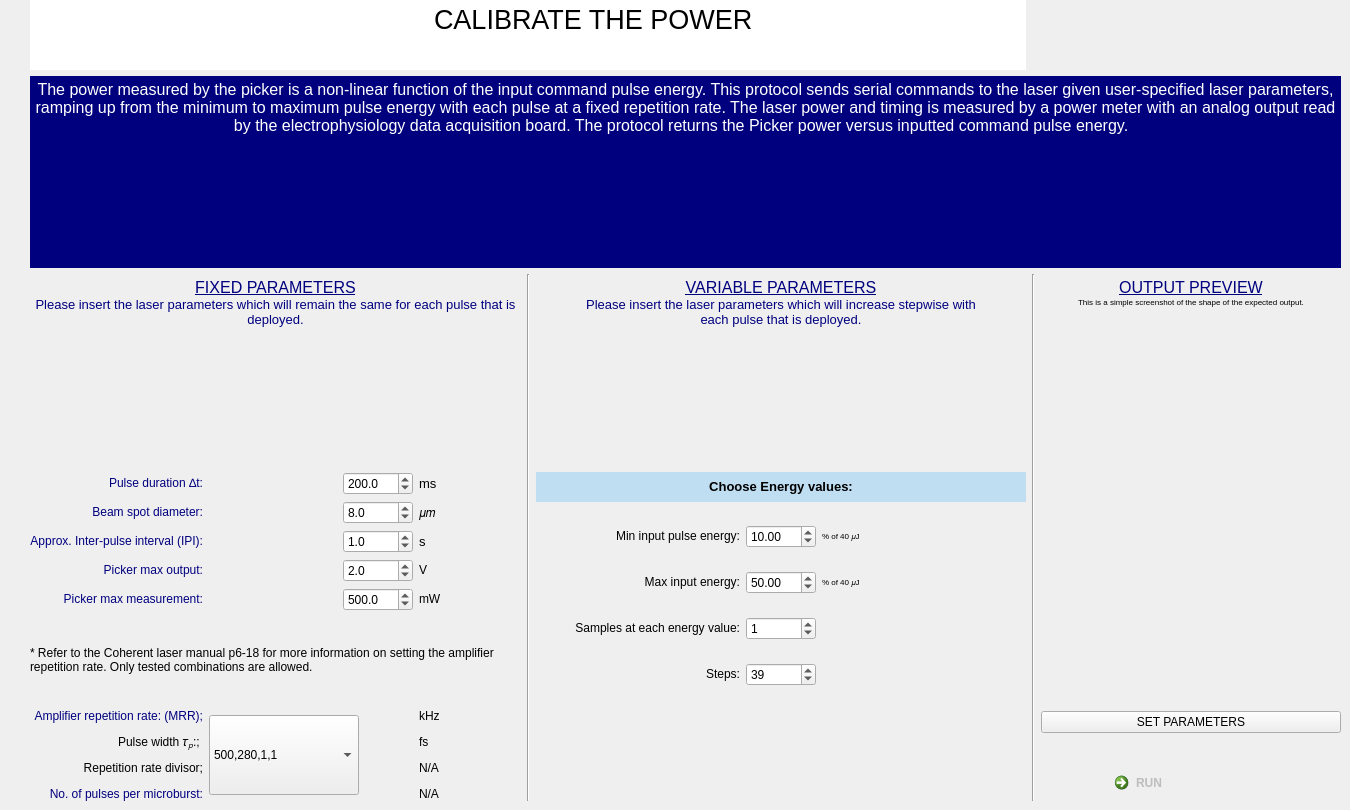
      <widget class="QWidget" name="tab_2">
       <attribute name="icon">
        <iconset resource="../../icons.qrc">
         <normaloff>:/Icons/QTIcons/Lightning.png</normaloff>:/Icons/QTIcons/Lightning.png</iconset>
       </attribute>
       <attribute name="title">
        <string>Power Calibration</string>
       </attribute>
       <widget class="QWidget" name="gridLayoutWidget_14">
        <property name="geometry">
         <rect>
          <x>30</x>
          <y>0</y>
          <width>1311</width>
          <height>801</height>
         </rect>
        </property>
        <layout class="QGridLayout" name="gridLayout_14" rowstretch="0,0,0,0,0,0,0,0,0,0">
         <item row="3" column="4">
          <widget class="QTextBrowser" name="textBrowser_53">
           <property name="sizePolicy">
            <sizepolicy hsizetype="Preferred" vsizetype="Preferred">
             <horstretch>0</horstretch>
             <verstretch>0</verstretch>
            </sizepolicy>
           </property>
           <property name="minimumSize">
            <size>
             <width>300</width>
             <height>0</height>
            </size>
           </property>
           <property name="maximumSize">
            <size>
             <width>250</width>
             <height>16777215</height>
            </size>
           </property>
           <property name="styleSheet">
            <string notr="true">background-color: rgba(255, 255, 255, 0);</string>
           </property>
           <property name="frameShape">
            <enum>QFrame::NoFrame</enum>
           </property>
           <property name="html">
            <string>&lt;!DOCTYPE HTML PUBLIC &quot;-//W3C//DTD HTML 4.0//EN&quot; &quot;http://www.w3.org/TR/REC-html40/strict.dtd&quot;&gt;
&lt;html&gt;&lt;head&gt;&lt;meta name=&quot;qrichtext&quot; content=&quot;1&quot; /&gt;&lt;style type=&quot;text/css&quot;&gt;
p, li { white-space: pre-wrap; }
&lt;/style&gt;&lt;/head&gt;&lt;body style=&quot; font-family:'Eras Medium ITC'; font-size:8pt; font-weight:400; font-style:normal;&quot;&gt;
&lt;p align=&quot;center&quot; style=&quot; margin-top:0px; margin-bottom:0px; margin-left:0px; margin-right:0px; -qt-block-indent:0; text-indent:0px;&quot;&gt;&lt;span style=&quot; font-family:'Eras Bold ITC'; font-size:12pt; text-decoration: underline; color:#00007f;&quot;&gt;OUTPUT PREVIEW&lt;/span&gt;&lt;/p&gt;
&lt;p align=&quot;center&quot; style=&quot; margin-top:0px; margin-bottom:0px; margin-left:0px; margin-right:0px; -qt-block-indent:0; text-indent:0px;&quot;&gt;&lt;span style=&quot; font-size:6pt;&quot;&gt;This is a simple screenshot of the shape of the expected output.&lt;/span&gt;&lt;/p&gt;&lt;/body&gt;&lt;/html&gt;</string>
           </property>
          </widget>
         </item>
         <item row="9" column="4" alignment="Qt::AlignHCenter|Qt::AlignBottom">
          <widget class="QCommandLinkButton" name="RunButton">
           <property name="cursor">
            <cursorShape>PointingHandCursor</cursorShape>
           </property>
           <property name="styleSheet">
            <string notr="true">font: 14pt &quot;Eras Bold ITC&quot;;
background-color: rgb(0, 153, 255,50);
color: rgb(189, 189, 189)</string>
           </property>
           <property name="text">
            <string>RUN</string>
           </property>
           <property name="icon">
            <iconset resource="../../icons.qrc">
             <normaloff>:/Icons/QTIcons/RunArrowGrey.png</normaloff>:/Icons/QTIcons/RunArrowGrey.png</iconset>
           </property>
           <property name="iconSize">
            <size>
             <width>40</width>
             <height>40</height>
            </size>
           </property>
           <property name="checkable">
            <bool>false</bool>
           </property>
          </widget>
         </item>
         <item row="0" column="4" alignment="Qt::AlignRight">
          <widget class="QLabel" name="label_172">
           <property name="maximumSize">
            <size>
             <width>180</width>
             <height>50</height>
            </size>
           </property>
           <property name="text">
            <string/>
           </property>
           <property name="pixmap">
            <pixmap resource="../../icons.qrc">:/Icons/QTIcons/Py2Pulse Logo.PNG</pixmap>
           </property>
           <property name="scaledContents">
            <bool>true</bool>
           </property>
          </widget>
         </item>
         <item row="3" column="0">
          <widget class="QTextBrowser" name="textBrowser_50">
           <property name="sizePolicy">
            <sizepolicy hsizetype="Preferred" vsizetype="Preferred">
             <horstretch>0</horstretch>
             <verstretch>0</verstretch>
            </sizepolicy>
           </property>
           <property name="minimumSize">
            <size>
             <width>450</width>
             <height>0</height>
            </size>
           </property>
           <property name="maximumSize">
            <size>
             <width>500</width>
             <height>16777215</height>
            </size>
           </property>
           <property name="styleSheet">
            <string notr="true">background-color: rgba(255, 255, 255, 0);</string>
           </property>
           <property name="frameShape">
            <enum>QFrame::NoFrame</enum>
           </property>
           <property name="html">
            <string>&lt;!DOCTYPE HTML PUBLIC &quot;-//W3C//DTD HTML 4.0//EN&quot; &quot;http://www.w3.org/TR/REC-html40/strict.dtd&quot;&gt;
&lt;html&gt;&lt;head&gt;&lt;meta name=&quot;qrichtext&quot; content=&quot;1&quot; /&gt;&lt;style type=&quot;text/css&quot;&gt;
p, li { white-space: pre-wrap; }
&lt;/style&gt;&lt;/head&gt;&lt;body style=&quot; font-family:'Eras Medium ITC'; font-size:8pt; font-weight:400; font-style:normal;&quot;&gt;
&lt;p align=&quot;center&quot; style=&quot; margin-top:0px; margin-bottom:0px; margin-left:0px; margin-right:0px; -qt-block-indent:0; text-indent:0px;&quot;&gt;&lt;span style=&quot; font-family:'Eras Bold ITC'; font-size:12pt; text-decoration: underline; color:#00007f;&quot;&gt;FIXED PARAMETERS&lt;/span&gt;&lt;/p&gt;
&lt;p align=&quot;center&quot; style=&quot; margin-top:0px; margin-bottom:0px; margin-left:0px; margin-right:0px; -qt-block-indent:0; text-indent:0px;&quot;&gt;&lt;span style=&quot; font-size:10pt; color:#00007f;&quot;&gt;Please insert the laser parameters which will remain the same for each pulse that is deployed.&lt;/span&gt;&lt;/p&gt;&lt;/body&gt;&lt;/html&gt;</string>
           </property>
          </widget>
         </item>
         <item row="3" column="3" rowspan="7">
          <widget class="Line" name="line_4">
           <property name="orientation">
            <enum>Qt::Vertical</enum>
           </property>
          </widget>
         </item>
         <item row="5" column="2" rowspan="3">
          <layout class="QGridLayout" name="gridLayout_3">
           <item row="1" column="0">
            <widget class="QLabel" name="label_15">
             <property name="text">
              <string>&lt;html&gt;&lt;head/&gt;&lt;body&gt;&lt;p align=&quot;right&quot;&gt;Max input energy:&lt;/p&gt;&lt;/body&gt;&lt;/html&gt;</string>
             </property>
            </widget>
           </item>
           <item row="2" column="0">
            <widget class="QLabel" name="label_16">
             <property name="toolTip">
              <string>&lt;html&gt;&lt;head/&gt;&lt;body&gt;&lt;p&gt;&lt;span style=&quot; font-size:7pt;&quot;&gt;This determines the number of repetitions&lt;/span&gt;&lt;/p&gt;&lt;/body&gt;&lt;/html&gt;</string>
             </property>
             <property name="text">
              <string>&lt;html&gt;&lt;head/&gt;&lt;body&gt;&lt;p align=&quot;right&quot;&gt;Samples at each energy value:&lt;/p&gt;&lt;/body&gt;&lt;/html&gt;</string>
             </property>
            </widget>
           </item>
           <item row="0" column="0">
            <widget class="QLabel" name="label_14">
             <property name="text">
              <string>&lt;html&gt;&lt;head/&gt;&lt;body&gt;&lt;p align=&quot;right&quot;&gt;Min input pulse energy:&lt;/p&gt;&lt;/body&gt;&lt;/html&gt;</string>
             </property>
            </widget>
           </item>
           <item row="3" column="0">
            <widget class="QLabel" name="label_17">
             <property name="toolTip">
              <string>&lt;html&gt;&lt;head/&gt;&lt;body&gt;&lt;p&gt;&lt;span style=&quot; font-size:7pt;&quot;&gt;How many energy values do you want to test?&lt;/span&gt;&lt;/p&gt;&lt;/body&gt;&lt;/html&gt;</string>
             </property>
             <property name="text">
              <string>&lt;html&gt;&lt;head/&gt;&lt;body&gt;&lt;p align=&quot;right&quot;&gt;Steps:&lt;/p&gt;&lt;/body&gt;&lt;/html&gt;</string>
             </property>
            </widget>
           </item>
           <item row="0" column="2">
            <widget class="QLabel" name="label_18">
             <property name="text">
              <string>&lt;!DOCTYPE HTML PUBLIC &quot;-//W3C//DTD HTML 4.0//EN&quot; &quot;http://www.w3.org/TR/REC-html40/strict.dtd&quot;&gt;
&lt;html&gt;&lt;head&gt;&lt;meta name=&quot;qrichtext&quot; content=&quot;1&quot; /&gt;&lt;style type=&quot;text/css&quot;&gt;
p, li { white-space: pre-wrap; }
&lt;/style&gt;&lt;/head&gt;&lt;body style=&quot; font-family:'Eras Medium ITC'; font-size:8pt; font-weight:400; font-style:normal;&quot;&gt;
&lt;p style=&quot; margin-top:0px; margin-bottom:0px; margin-left:0px; margin-right:0px; -qt-block-indent:0; text-indent:0px;&quot;&gt;&lt;span style=&quot; font-family:'MS Shell Dlg 2'; font-size:6pt;&quot;&gt;% of 40 𝜇J&lt;/span&gt;&lt;/p&gt;&lt;/body&gt;&lt;/html&gt;</string>
             </property>
            </widget>
           </item>
           <item row="1" column="2">
            <widget class="QLabel" name="label_19">
             <property name="text">
              <string>&lt;!DOCTYPE HTML PUBLIC &quot;-//W3C//DTD HTML 4.0//EN&quot; &quot;http://www.w3.org/TR/REC-html40/strict.dtd&quot;&gt;
&lt;html&gt;&lt;head&gt;&lt;meta name=&quot;qrichtext&quot; content=&quot;1&quot; /&gt;&lt;style type=&quot;text/css&quot;&gt;
p, li { white-space: pre-wrap; }
&lt;/style&gt;&lt;/head&gt;&lt;body style=&quot; font-family:'Eras Medium ITC'; font-size:8pt; font-weight:400; font-style:normal;&quot;&gt;
&lt;p style=&quot; margin-top:0px; margin-bottom:0px; margin-left:0px; margin-right:0px; -qt-block-indent:0; text-indent:0px;&quot;&gt;&lt;span style=&quot; font-family:'MS Shell Dlg 2'; font-size:6pt;&quot;&gt;% of 40 𝜇J&lt;/span&gt;&lt;/p&gt;&lt;/body&gt;&lt;/html&gt;</string>
             </property>
            </widget>
           </item>
           <item row="3" column="1">
            <widget class="QSpinBox" name="energy_spinbox_3">
             <property name="maximumSize">
              <size>
               <width>70</width>
               <height>16777215</height>
              </size>
             </property>
             <property name="minimum">
              <number>1</number>
             </property>
             <property name="maximum">
              <number>100</number>
             </property>
             <property name="value">
              <number>39</number>
             </property>
             <property name="displayIntegerBase">
              <number>10</number>
             </property>
            </widget>
           </item>
           <item row="2" column="1">
            <widget class="QSpinBox" name="energy_spinbox_4">
             <property name="maximumSize">
              <size>
               <width>70</width>
               <height>16777215</height>
              </size>
             </property>
             <property name="value">
              <number>1</number>
             </property>
            </widget>
           </item>
           <item row="1" column="1">
            <widget class="QDoubleSpinBox" name="energy_spinbox_2">
             <property name="maximumSize">
              <size>
               <width>70</width>
               <height>16777215</height>
              </size>
             </property>
             <property name="maximum">
              <double>100.000000000000000</double>
             </property>
             <property name="value">
              <double>50.000000000000000</double>
             </property>
            </widget>
           </item>
           <item row="0" column="1">
            <widget class="QDoubleSpinBox" name="energy_spinbox">
             <property name="maximumSize">
              <size>
               <width>70</width>
               <height>16777215</height>
              </size>
             </property>
             <property name="value">
              <double>10.000000000000000</double>
             </property>
            </widget>
           </item>
          </layout>
         </item>
         <item row="3" column="1" rowspan="7">
          <widget class="Line" name="line_3">
           <property name="orientation">
            <enum>Qt::Vertical</enum>
           </property>
          </widget>
         </item>
         <item row="8" column="4">
          <widget class="QPushButton" name="setParams">
           <property name="maximumSize">
            <size>
             <width>300</width>
             <height>16777215</height>
            </size>
           </property>
           <property name="cursor">
            <cursorShape>PointingHandCursor</cursorShape>
           </property>
           <property name="styleSheet">
            <string notr="true">font: 10pt &quot;Eras Bold ITC&quot;;
selection-color: rgb(54, 54, 54);
border-color: rgb(17, 53, 196);</string>
           </property>
           <property name="text">
            <string>SET PARAMETERS</string>
           </property>
          </widget>
         </item>
         <item row="5" column="4" alignment="Qt::AlignHCenter">
          <widget class="QLabel" name="label_21">
           <property name="maximumSize">
            <size>
             <width>250</width>
             <height>200</height>
            </size>
           </property>
           <property name="text">
            <string/>
           </property>
           <property name="pixmap">
            <pixmap resource="../../icons.qrc">:/Icons/QTIcons/CalibrationSampleOutput.PNG</pixmap>
           </property>
           <property name="scaledContents">
            <bool>true</bool>
           </property>
          </widget>
         </item>
         <item row="3" column="2" alignment="Qt::AlignHCenter">
          <widget class="QTextBrowser" name="textBrowser_52">
           <property name="sizePolicy">
            <sizepolicy hsizetype="Expanding" vsizetype="Preferred">
             <horstretch>0</horstretch>
             <verstretch>0</verstretch>
            </sizepolicy>
           </property>
           <property name="minimumSize">
            <size>
             <width>400</width>
             <height>0</height>
            </size>
           </property>
           <property name="styleSheet">
            <string notr="true">background-color: rgba(255, 255, 255, 0);</string>
           </property>
           <property name="frameShape">
            <enum>QFrame::NoFrame</enum>
           </property>
           <property name="html">
            <string>&lt;!DOCTYPE HTML PUBLIC &quot;-//W3C//DTD HTML 4.0//EN&quot; &quot;http://www.w3.org/TR/REC-html40/strict.dtd&quot;&gt;
&lt;html&gt;&lt;head&gt;&lt;meta name=&quot;qrichtext&quot; content=&quot;1&quot; /&gt;&lt;style type=&quot;text/css&quot;&gt;
p, li { white-space: pre-wrap; }
&lt;/style&gt;&lt;/head&gt;&lt;body style=&quot; font-family:'Eras Medium ITC'; font-size:8pt; font-weight:400; font-style:normal;&quot;&gt;
&lt;p align=&quot;center&quot; style=&quot; margin-top:0px; margin-bottom:0px; margin-left:0px; margin-right:0px; -qt-block-indent:0; text-indent:0px;&quot;&gt;&lt;span style=&quot; font-family:'Eras Bold ITC'; font-size:12pt; text-decoration: underline; color:#00007f;&quot;&gt;VARIABLE PARAMETERS&lt;/span&gt;&lt;/p&gt;
&lt;p align=&quot;center&quot; style=&quot; margin-top:0px; margin-bottom:0px; margin-left:0px; margin-right:0px; -qt-block-indent:0; text-indent:0px;&quot;&gt;&lt;span style=&quot; font-size:10pt; color:#00007f;&quot;&gt;Please insert the laser parameters which will increase stepwise with each pulse that is deployed.&lt;/span&gt;&lt;/p&gt;&lt;/body&gt;&lt;/html&gt;</string>
           </property>
          </widget>
         </item>
         <item row="1" column="0" colspan="5">
          <widget class="QTextBrowser" name="textBrowser_49">
           <property name="sizePolicy">
            <sizepolicy hsizetype="Preferred" vsizetype="Preferred">
             <horstretch>0</horstretch>
             <verstretch>0</verstretch>
            </sizepolicy>
           </property>
           <property name="styleSheet">
            <string notr="true">background-color: rgb(0, 0, 127);</string>
           </property>
           <property name="frameShape">
            <enum>QFrame::NoFrame</enum>
           </property>
           <property name="html">
            <string>&lt;!DOCTYPE HTML PUBLIC &quot;-//W3C//DTD HTML 4.0//EN&quot; &quot;http://www.w3.org/TR/REC-html40/strict.dtd&quot;&gt;
&lt;html&gt;&lt;head&gt;&lt;meta name=&quot;qrichtext&quot; content=&quot;1&quot; /&gt;&lt;style type=&quot;text/css&quot;&gt;
p, li { white-space: pre-wrap; }
&lt;/style&gt;&lt;/head&gt;&lt;body style=&quot; font-family:'Eras Medium ITC'; font-size:8pt; font-weight:400; font-style:normal;&quot;&gt;
&lt;p align=&quot;center&quot; style=&quot; margin-top:0px; margin-bottom:0px; margin-left:0px; margin-right:0px; -qt-block-indent:0; text-indent:0px;&quot;&gt;&lt;span style=&quot; font-size:12pt; color:#ffffff;&quot;&gt;The power measured by the picker is a non-linear function of the input command pulse energy. This protocol sends serial commands to the laser given user-specified laser parameters, ramping up from the minimum to maximum pulse energy with each pulse at a fixed repetition rate. The laser power and timing is measured by a power meter with an analog output read by the electrophysiology data acquisition board. The protocol returns the Picker power versus inputted command pulse energy.  &lt;/span&gt;&lt;/p&gt;&lt;/body&gt;&lt;/html&gt;</string>
           </property>
          </widget>
         </item>
         <item row="0" column="0" colspan="3">
          <widget class="QTextBrowser" name="textBrowser_48">
           <property name="sizePolicy">
            <sizepolicy hsizetype="MinimumExpanding" vsizetype="MinimumExpanding">
             <horstretch>0</horstretch>
             <verstretch>0</verstretch>
            </sizepolicy>
           </property>
           <property name="maximumSize">
            <size>
             <width>16777215</width>
             <height>70</height>
            </size>
           </property>
           <property name="frameShape">
            <enum>QFrame::NoFrame</enum>
           </property>
           <property name="html">
            <string>&lt;!DOCTYPE HTML PUBLIC &quot;-//W3C//DTD HTML 4.0//EN&quot; &quot;http://www.w3.org/TR/REC-html40/strict.dtd&quot;&gt;
&lt;html&gt;&lt;head&gt;&lt;meta name=&quot;qrichtext&quot; content=&quot;1&quot; /&gt;&lt;style type=&quot;text/css&quot;&gt;
p, li { white-space: pre-wrap; }
&lt;/style&gt;&lt;/head&gt;&lt;body style=&quot; font-family:'Eras Medium ITC'; font-size:8pt; font-weight:400; font-style:normal;&quot;&gt;
&lt;p align=&quot;justify&quot; style=&quot; margin-top:0px; margin-bottom:0px; margin-left:0px; margin-right:0px; -qt-block-indent:0; text-indent:0px;&quot;&gt;&lt;span style=&quot; font-family:'Eras Bold ITC'; font-size:20pt;&quot;&gt;					CALIBRATE THE POWER&lt;/span&gt;&lt;/p&gt;&lt;/body&gt;&lt;/html&gt;</string>
           </property>
          </widget>
         </item>
         <item row="4" column="2">
          <widget class="QLabel" name="MRR_heading_8">
           <property name="sizePolicy">
            <sizepolicy hsizetype="Preferred" vsizetype="Preferred">
             <horstretch>0</horstretch>
             <verstretch>0</verstretch>
            </sizepolicy>
           </property>
           <property name="minimumSize">
            <size>
             <width>0</width>
             <height>30</height>
            </size>
           </property>
           <property name="maximumSize">
            <size>
             <width>16777215</width>
             <height>30</height>
            </size>
           </property>
           <property name="styleSheet">
            <string notr="true">background-color: rgba(0, 153, 255, 50);</string>
           </property>
           <property name="text">
            <string>&lt;html&gt;&lt;head/&gt;&lt;body&gt;&lt;p align=&quot;center&quot;&gt;&lt;span style=&quot; font-family:'Eras Bold ITC'; font-size:10pt; font-weight:600;&quot;&gt;Choose Energy values:&lt;/span&gt;&lt;/p&gt;&lt;/body&gt;&lt;/html&gt;</string>
           </property>
          </widget>
         </item>
         <item row="4" column="0" rowspan="6">
          <layout class="QGridLayout" name="gridLayout">
           <item row="3" column="3">
            <widget class="QLabel" name="label_27">
             <property name="styleSheet">
              <string notr="true">background-color: rgba(255, 255, 255, 0);</string>
             </property>
             <property name="text">
              <string>&lt;html&gt;&lt;head/&gt;&lt;body&gt;&lt;p&gt;V&lt;/p&gt;&lt;/body&gt;&lt;/html&gt;</string>
             </property>
            </widget>
           </item>
           <item row="3" column="1" colspan="2" alignment="Qt::AlignRight">
            <widget class="QDoubleSpinBox" name="picker_max_output">
             <property name="minimumSize">
              <size>
               <width>70</width>
               <height>0</height>
              </size>
             </property>
             <property name="maximumSize">
              <size>
               <width>70</width>
               <height>16777215</height>
              </size>
             </property>
             <property name="decimals">
              <number>1</number>
             </property>
             <property name="minimum">
              <double>0.000000000000000</double>
             </property>
             <property name="maximum">
              <double>100.000000000000000</double>
             </property>
             <property name="value">
              <double>2.000000000000000</double>
             </property>
            </widget>
           </item>
           <item row="3" column="0">
            <widget class="QLabel" name="label_160">
             <property name="styleSheet">
              <string notr="true">background-color: rgba(255, 255, 255, 0);</string>
             </property>
             <property name="text">
              <string>&lt;html&gt;&lt;head/&gt;&lt;body&gt;&lt;p align=&quot;right&quot;&gt;&lt;span style=&quot; color:#00007f;&quot;&gt;Picker max output:&lt;/span&gt;&lt;/p&gt;&lt;/body&gt;&lt;/html&gt;</string>
             </property>
            </widget>
           </item>
           <item row="1" column="1" colspan="2" alignment="Qt::AlignRight">
            <widget class="QDoubleSpinBox" name="BeamDiamSpinBBox">
             <property name="minimumSize">
              <size>
               <width>70</width>
               <height>0</height>
              </size>
             </property>
             <property name="maximumSize">
              <size>
               <width>70</width>
               <height>16777215</height>
              </size>
             </property>
             <property name="decimals">
              <number>1</number>
             </property>
             <property name="minimum">
              <double>1.000000000000000</double>
             </property>
             <property name="maximum">
              <double>20.000000000000000</double>
             </property>
             <property name="value">
              <double>8.000000000000000</double>
             </property>
            </widget>
           </item>
           <item row="0" column="1" colspan="2" alignment="Qt::AlignRight">
            <widget class="QDoubleSpinBox" name="CalTimeSpinBox">
             <property name="sizePolicy">
              <sizepolicy hsizetype="Preferred" vsizetype="Fixed">
               <horstretch>0</horstretch>
               <verstretch>0</verstretch>
              </sizepolicy>
             </property>
             <property name="minimumSize">
              <size>
               <width>70</width>
               <height>0</height>
              </size>
             </property>
             <property name="maximumSize">
              <size>
               <width>70</width>
               <height>16777215</height>
              </size>
             </property>
             <property name="decimals">
              <number>1</number>
             </property>
             <property name="minimum">
              <double>1.000000000000000</double>
             </property>
             <property name="maximum">
              <double>50000.000000000000000</double>
             </property>
             <property name="singleStep">
              <double>1.000000000000000</double>
             </property>
             <property name="value">
              <double>200.000000000000000</double>
             </property>
            </widget>
           </item>
           <item row="1" column="0">
            <widget class="QLabel" name="label_152">
             <property name="styleSheet">
              <string notr="true">background-color: rgba(255, 255, 255, 0);</string>
             </property>
             <property name="text">
              <string>&lt;html&gt;&lt;head/&gt;&lt;body&gt;&lt;p align=&quot;right&quot;&gt;&lt;span style=&quot; color:#00007f;&quot;&gt;Beam spot diameter:&lt;/span&gt;&lt;/p&gt;&lt;/body&gt;&lt;/html&gt;</string>
             </property>
            </widget>
           </item>
           <item row="0" column="0">
            <widget class="QLabel" name="label_151">
             <property name="styleSheet">
              <string notr="true">background-color: rgba(255, 255, 255, 0);</string>
             </property>
             <property name="text">
              <string>&lt;html&gt;&lt;head/&gt;&lt;body&gt;&lt;p align=&quot;right&quot;&gt;&lt;span style=&quot; color:#00007f;&quot;&gt;Pulse duration ∆t:&lt;/span&gt;&lt;/p&gt;&lt;/body&gt;&lt;/html&gt;</string>
             </property>
            </widget>
           </item>
           <item row="1" column="3">
            <widget class="QLabel" name="label_12">
             <property name="styleSheet">
              <string notr="true">background-color: rgba(255, 255, 255, 0);</string>
             </property>
             <property name="text">
              <string>𝜇𝑚</string>
             </property>
            </widget>
           </item>
           <item row="0" column="3">
            <widget class="QLabel" name="label_9">
             <property name="styleSheet">
              <string notr="true">background-color: rgba(255, 255, 255, 0);</string>
             </property>
             <property name="text">
              <string>&lt;html&gt;&lt;head/&gt;&lt;body&gt;&lt;p&gt;&lt;span style=&quot; font-size:10pt;&quot;&gt;ms&lt;/span&gt;&lt;/p&gt;&lt;/body&gt;&lt;/html&gt;</string>
             </property>
            </widget>
           </item>
           <item row="6" column="0">
            <widget class="QLabel" name="label_2">
             <property name="styleSheet">
              <string notr="true">background-color: rgba(255, 255, 255, 0);</string>
             </property>
             <property name="text">
              <string>&lt;html&gt;&lt;head/&gt;&lt;body&gt;&lt;p align=&quot;right&quot;&gt;&lt;span style=&quot; color:#00007f;&quot;&gt;Amplifier repetition rate: (MRR);&lt;/span&gt;&lt;/p&gt;&lt;p align=&quot;right&quot;&gt;&lt;span style=&quot; color:#00007f;&quot;/&gt;Pulse width 𝜏&lt;span style=&quot; vertical-align:sub;&quot;&gt;𝑝&lt;/span&gt;:; &lt;/p&gt;&lt;p align=&quot;right&quot;&gt;Repetition rate divisor;&lt;/p&gt;&lt;p align=&quot;right&quot;&gt;&lt;span style=&quot; color:#00007f;&quot;&gt;No. of pulses per microburst:&lt;/span&gt;&lt;/p&gt;&lt;/body&gt;&lt;/html&gt;</string>
             </property>
             <property name="wordWrap">
              <bool>true</bool>
             </property>
            </widget>
           </item>
           <item row="6" column="3">
            <widget class="QLabel" name="label_6">
             <property name="styleSheet">
              <string notr="true">background-color: rgba(255, 255, 255, 0);</string>
             </property>
             <property name="text">
              <string>&lt;html&gt;&lt;head/&gt;&lt;body&gt;&lt;p&gt;kHz&lt;/p&gt;&lt;p&gt;fs&lt;/p&gt;&lt;p&gt;N/A&lt;/p&gt;&lt;p&gt;N/A&lt;/p&gt;&lt;/body&gt;&lt;/html&gt;</string>
             </property>
            </widget>
           </item>
           <item row="5" column="0" colspan="4">
            <widget class="QLabel" name="label_4">
             <property name="text">
              <string>* Refer to the Coherent laser manual p6-18 for more information on setting the amplifier repetition rate. Only tested combinations are allowed.</string>
             </property>
             <property name="wordWrap">
              <bool>true</bool>
             </property>
            </widget>
           </item>
           <item row="2" column="3">
            <widget class="QLabel" name="label_20">
             <property name="styleSheet">
              <string notr="true">background-color: rgba(255, 255, 255, 0);</string>
             </property>
             <property name="text">
              <string>&lt;html&gt;&lt;head/&gt;&lt;body&gt;&lt;p&gt;&lt;span style=&quot; font-size:10pt;&quot;&gt;s&lt;/span&gt;&lt;/p&gt;&lt;/body&gt;&lt;/html&gt;</string>
             </property>
            </widget>
           </item>
           <item row="2" column="0">
            <widget class="QLabel" name="label_153">
             <property name="styleSheet">
              <string notr="true">background-color: rgba(255, 255, 255, 0);</string>
             </property>
             <property name="text">
              <string>&lt;html&gt;&lt;head/&gt;&lt;body&gt;&lt;p align=&quot;right&quot;&gt;&lt;span style=&quot; color:#00007f;&quot;&gt;Approx. Inter-pulse interval (IPI):&lt;/span&gt;&lt;/p&gt;&lt;/body&gt;&lt;/html&gt;</string>
             </property>
            </widget>
           </item>
           <item row="6" column="1" colspan="2">
            <widget class="QComboBox" name="comboBox">
             <property name="sizePolicy">
              <sizepolicy hsizetype="Preferred" vsizetype="Fixed">
               <horstretch>0</horstretch>
               <verstretch>0</verstretch>
              </sizepolicy>
             </property>
             <property name="maximumSize">
              <size>
               <width>150</width>
               <height>80</height>
              </size>
             </property>
             <item>
              <property name="text">
               <string>500,280,1,1</string>
              </property>
             </item>
             <item>
              <property name="text">
               <string>800,280,1,1</string>
              </property>
             </item>
             <item>
              <property name="text">
               <string>1000,280,1,1</string>
              </property>
             </item>
             <item>
              <property name="text">
               <string>1500,280,1,1</string>
              </property>
             </item>
            </widget>
           </item>
           <item row="2" column="1" colspan="2" alignment="Qt::AlignRight">
            <widget class="QDoubleSpinBox" name="IPISpinBBox">
             <property name="minimumSize">
              <size>
               <width>70</width>
               <height>0</height>
              </size>
             </property>
             <property name="maximumSize">
              <size>
               <width>70</width>
               <height>16777215</height>
              </size>
             </property>
             <property name="decimals">
              <number>1</number>
             </property>
             <property name="minimum">
              <double>0.000000000000000</double>
             </property>
             <property name="maximum">
              <double>60.000000000000000</double>
             </property>
             <property name="value">
              <double>1.000000000000000</double>
             </property>
            </widget>
           </item>
           <item row="4" column="0">
            <widget class="QLabel" name="label_161">
             <property name="styleSheet">
              <string notr="true">background-color: rgba(255, 255, 255, 0);</string>
             </property>
             <property name="text">
              <string>&lt;html&gt;&lt;head/&gt;&lt;body&gt;&lt;p align=&quot;right&quot;&gt;&lt;span style=&quot; color:#00007f;&quot;&gt;Picker max measurement:&lt;/span&gt;&lt;/p&gt;&lt;/body&gt;&lt;/html&gt;</string>
             </property>
            </widget>
           </item>
           <item row="4" column="1" colspan="2" alignment="Qt::AlignRight">
            <widget class="QDoubleSpinBox" name="picker_max_measurement">
             <property name="minimumSize">
              <size>
               <width>70</width>
               <height>0</height>
              </size>
             </property>
             <property name="maximumSize">
              <size>
               <width>70</width>
               <height>16777215</height>
              </size>
             </property>
             <property name="decimals">
              <number>1</number>
             </property>
             <property name="minimum">
              <double>0.000000000000000</double>
             </property>
             <property name="maximum">
              <double>10000.000000000000000</double>
             </property>
             <property name="value">
              <double>500.000000000000000</double>
             </property>
            </widget>
           </item>
           <item row="4" column="3">
            <widget class="QLabel" name="label_35">
             <property name="styleSheet">
              <string notr="true">background-color: rgba(255, 255, 255, 0);</string>
             </property>
             <property name="text">
              <string>&lt;html&gt;&lt;head/&gt;&lt;body&gt;&lt;p&gt;mW&lt;/p&gt;&lt;/body&gt;&lt;/html&gt;</string>
             </property>
            </widget>
           </item>
          </layout>
         </item>
        </layout>
       </widget>
      </widget>
